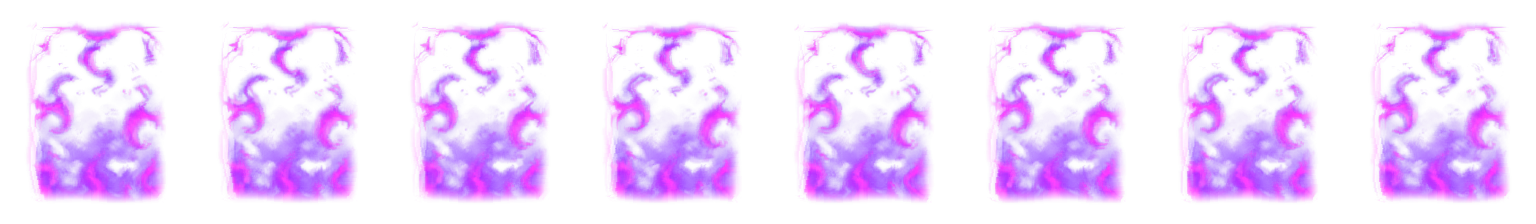
#> input picture ArtSource/portal_swirl_strip.png, 1536 x 224 px, found by its file name
$ python make_portal_swirl.py
#> lines starting #> are read from the running program, lines starting #| are printed output that depends on the picture
"""사당 문 안쪽 소용돌이 프레임 생성: ArtSource/portal_swirl_strip.png(8장)를 한 줄씩 좌우로 물결치게 밀어
16장으로 만든다 (원본 8장은 서로 거의 같아서 그대로는 일렁임이 약하다). 실행: python3 -I Tools/gwimun_sprites/make_portal_swirl.py
결과: Assets/Art/Fx/fx_portal_swirl_0~15.png (192×224, 가운데 피벗은 PrototypeSceneBuilder가 맞춘다)."""
import math
from PIL import Image

SRC = 'ArtSource/portal_swirl_strip.png'
OUT = 'Assets/Art/Fx/fx_portal_swirl_{}.png'
CELL_W, CELL_H, SRC_FRAMES, OUT_FRAMES = 192, 224, 8, 16
AMPLITUDE = 7      # 한 줄이 좌우로 밀리는 최대 픽셀
PERIOD = 60        # 물결 한 번의 세로 길이(픽셀) — 내용(181px)에 약 3번

strip = Image.open(SRC).convert('RGBA')
#> strip is the input picture: PIL image 1536x224 RGBA; mean R, G, B, A 73.5, 13.2, 115.8, 39.8
for k in range(OUT_FRAMES):
    src = strip.crop(((k % SRC_FRAMES) * CELL_W, 0, (k % SRC_FRAMES + 1) * CELL_W, CELL_H))
    phase = 2 * math.pi * k / OUT_FRAMES       # 한 바퀴 돌면 처음으로 → 끊김 없이 반복
    out = Image.new('RGBA', (CELL_W, CELL_H), (0, 0, 0, 0))
    for y in range(CELL_H):
        dx = round(AMPLITUDE * math.sin(2 * math.pi * y / PERIOD - phase))
        row = src.crop((0, y, CELL_W, y + 1))
        out.paste(row, (dx, y))
    out.save(OUT.format(k))
#> this loop made 16 passes
#> pass 1, `src = strip.crop(((k % SRC_FRAMES) * CELL_W, 0, (k % SRC_FRAMES + 1) *..`:
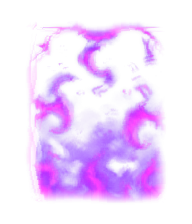
#> src: PIL image 192x224 RGBA; mean R, G, B, A 73.7, 13.2, 116, 40; transparent parts drawn white
#> pass 1, `out.save(OUT.format(k))`:
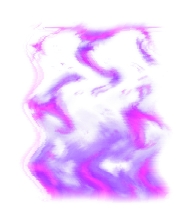
#> saved as fx_portal_swirl_0.png: PIL image 192x224 RGBA; mean R, G, B, A 73.7, 13.2, 116, 40; transparent parts drawn white
#> pass 2, `src = strip.crop(((k % SRC_FRAMES) * CELL_W, 0, (k % SRC_FRAMES + 1) *..`:
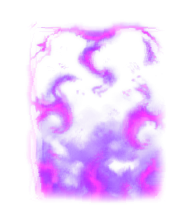
#> src: PIL image 192x224 RGBA; mean R, G, B, A 73.4, 13.1, 115.6, 39.7; transparent parts drawn white
#> after the loop:
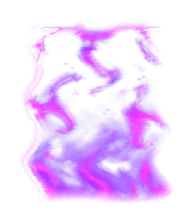
#> out: PIL image 192x224 RGBA; mean R, G, B, A 73.8, 13.2, 116.2, 40; transparent parts drawn white
print('만든 프레임:', OUT_FRAMES)
